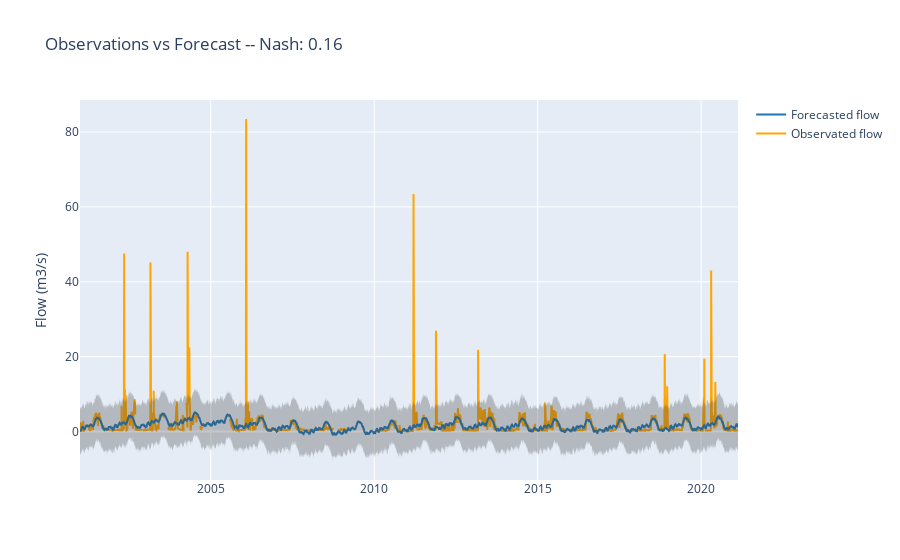

Write notebook code for a chart like this one.
### Code cell
fitted_model.plot()

### Figure 1 — Plotly figure (JSON) as saved in the notebook; plotly's stock layout.template omitted (floating-point values rounded to 4 significant figures; data arrays with more than 128 entries replaced by an {"elided": "..."} marker saying what was removed)
{"data": [{"line": {"color": "rgb(255, 165, 0)"}, "mode": "lines", "name": "Observated flow", "type": "scatter", "x": {"elided": "7352 str values"}, "y": {"elided": "7352 float values"}}, {"line": {"color": "rgb(31, 119, 180)"}, "mode": "lines", "name": "Forecasted flow", "type": "scatter", "x": {"elided": "7352 str values"}, "y": {"elided": "7352 float values"}}, {"line": {"width": 0}, "marker": {"color": "#444"}, "mode": "lines", "name": "Upper Bound", "showlegend": false, "type": "scatter", "x": {"elided": "7352 str values"}, "y": {"elided": "7352 float values"}}, {"fill": "tonexty", "fillcolor": "rgba(68, 68, 68, 0.3)", "line": {"width": 0}, "marker": {"color": "#444"}, "mode": "lines", "name": "Lower Bound", "showlegend": false, "type": "scatter", "x": {"elided": "7352 str values"}, "y": {"elided": "7352 float values"}}], "layout": {"hovermode": "x", "title": {"text": "Observations vs Forecast -- Nash: 0.16"}, "yaxis": {"title": {"text": "Flow (m3/s)"}}}}
